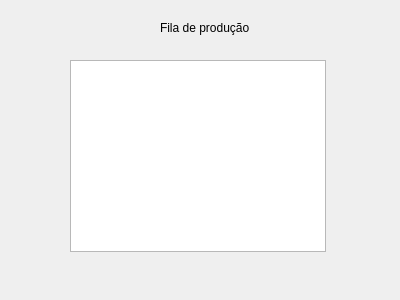
<?xml version="1.0" encoding="UTF-8"?>
<ui version="4.0">
 <class>FormProducao</class>
 <widget class="QWidget" name="FormProducao">
  <property name="geometry">
   <rect>
    <x>0</x>
    <y>0</y>
    <width>400</width>
    <height>300</height>
   </rect>
  </property>
  <property name="windowTitle">
   <string>Form</string>
  </property>
  <widget class="QListWidget" name="listWidget">
   <property name="geometry">
    <rect>
     <x>70</x>
     <y>60</y>
     <width>256</width>
     <height>192</height>
    </rect>
   </property>
  </widget>
  <widget class="QLabel" name="label">
   <property name="geometry">
    <rect>
     <x>160</x>
     <y>20</y>
     <width>91</width>
     <height>16</height>
    </rect>
   </property>
   <property name="text">
    <string>Fila de produção</string>
   </property>
  </widget>
 </widget>
 <resources/>
 <connections/>
</ui>
